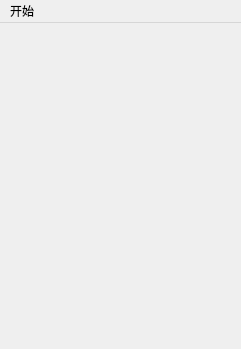
<?xml version="1.0" encoding="UTF-8"?>
<ui version="4.0">
 <class>MyMainWindow</class>
 <widget class="QMainWindow" name="MyMainWindow">
  <property name="geometry">
   <rect>
    <x>0</x>
    <y>0</y>
    <width>241</width>
    <height>349</height>
   </rect>
  </property>
  <property name="windowTitle">
   <string>MyMainWindow</string>
  </property>
  <widget class="QWidget" name="centralwidget"/>
  <widget class="QMenuBar" name="menubar">
   <property name="geometry">
    <rect>
     <x>0</x>
     <y>0</y>
     <width>241</width>
     <height>21</height>
    </rect>
   </property>
   <widget class="QMenu" name="menu">
    <property name="title">
     <string>开始</string>
    </property>
    <addaction name="actionQuit"/>
   </widget>
   <addaction name="menu"/>
  </widget>
  <action name="actionQuit">
   <property name="text">
    <string>退出</string>
   </property>
  </action>
 </widget>
 <resources/>
 <connections>
  <connection>
   <sender>actionQuit</sender>
   <signal>triggered()</signal>
   <receiver>MyMainWindow</receiver>
   <slot>close()</slot>
   <hints>
    <hint type="sourcelabel">
     <x>-1</x>
     <y>-1</y>
    </hint>
    <hint type="destinationlabel">
     <x>127</x>
     <y>213</y>
    </hint>
   </hints>
  </connection>
 </connections>
</ui>
